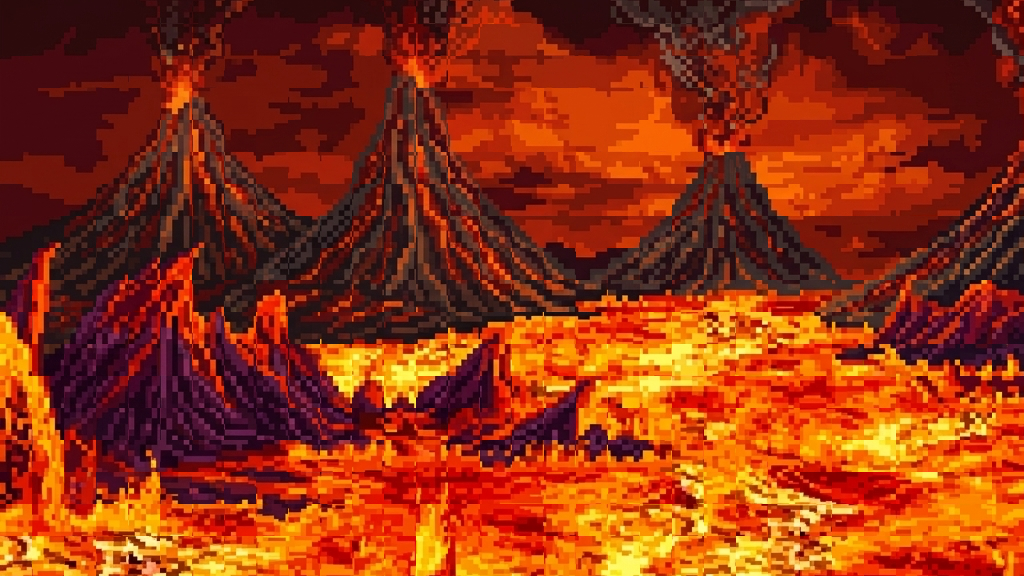

Below is a game level as drawn by its tile map, then a one-line description and the .tmx file that defines it, in full:
An orthogonal 32x18 tile map with 32x32 px tiles, 1 tile layer (Capa de patrones 1).

<map version="1.10" tiledversion="1.12.1" orientation="orthogonal" renderorder="right-down" width="32" height="18" tilewidth="32" tileheight="32" infinite="0" nextlayerid="3" nextobjectid="3">
 <tileset firstgid="1" source="Infierno.tsx" />
 <layer id="1" name="Capa de patrones 1" width="32" height="18">
  <data encoding="csv">
1,2,3,4,5,6,7,8,9,10,11,12,13,14,15,16,17,18,19,20,21,22,23,24,25,26,27,28,29,30,31,32,
35,36,37,38,39,40,41,42,43,44,45,46,47,48,49,50,51,52,53,54,55,56,57,58,59,60,61,62,63,64,65,66,
69,70,71,72,73,74,75,76,77,78,79,80,81,82,83,84,85,86,87,88,89,90,91,92,93,94,95,96,97,98,99,100,
103,104,105,106,107,108,109,110,111,112,113,114,115,116,117,118,119,120,121,122,123,124,125,126,127,128,129,130,131,132,133,134,
137,138,139,140,141,142,143,144,145,146,147,148,149,150,151,152,153,154,155,156,157,158,159,160,161,162,163,164,165,166,167,168,
171,172,173,174,175,176,177,178,179,180,181,182,183,184,185,186,187,188,189,190,191,192,193,194,195,196,197,198,199,200,201,202,
205,206,207,208,209,210,211,212,213,214,215,216,217,218,219,220,221,222,223,224,225,226,227,228,229,230,231,232,233,234,235,236,
239,240,241,242,243,244,245,246,247,248,249,250,251,252,253,254,255,256,257,258,259,260,261,262,263,264,265,266,267,268,269,270,
273,274,275,276,277,278,279,280,281,282,283,284,285,286,287,288,289,290,291,292,293,294,295,296,297,298,299,300,301,302,303,304,
307,308,309,310,311,312,313,314,315,316,317,318,319,320,321,322,323,324,325,326,327,328,329,330,331,332,333,334,335,336,337,338,
341,342,343,344,345,346,347,348,349,350,351,352,353,354,355,356,357,358,359,360,361,362,363,364,365,366,367,368,369,370,371,372,
375,376,377,378,379,380,381,382,383,384,385,386,387,388,389,390,391,392,393,394,395,396,397,398,399,400,401,402,403,404,405,406,
409,410,411,412,413,414,415,416,417,418,419,420,421,422,423,424,425,426,427,428,429,430,431,432,433,434,435,436,437,438,439,440,
443,444,445,446,447,448,449,450,451,452,453,454,455,456,457,458,459,460,461,462,463,464,465,466,467,468,469,470,471,472,473,474,
477,478,479,480,481,482,483,484,485,486,487,488,489,490,491,492,493,494,495,496,497,498,499,500,501,502,503,504,505,506,507,508,
511,512,513,514,515,516,517,518,519,520,521,522,523,524,525,526,527,528,529,530,531,532,533,534,535,536,537,538,539,540,541,542,
545,546,547,548,549,550,551,552,553,554,555,556,557,558,559,560,561,562,563,564,565,566,567,568,569,570,571,572,573,574,575,576,
579,580,581,582,583,584,585,586,587,588,589,590,591,592,593,594,595,596,597,598,599,600,601,602,603,604,605,606,607,608,609,610
</data>
 </layer>
 <objectgroup id="2" name="Capa de Objetos 1" />
</map>
